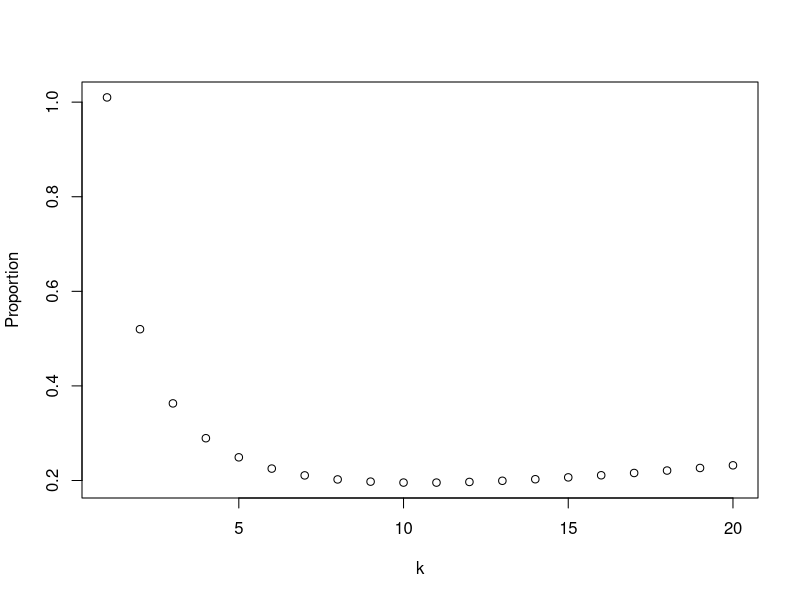

Here is the R script that generated this plot:
#Page 129

prop_n = function(k,p) 1 + 1/k -p^k 

p = 0.99
k = seq(1,20)

prop = prop_n(k,p)

plot(k, prop, ylab = "Proportion")
